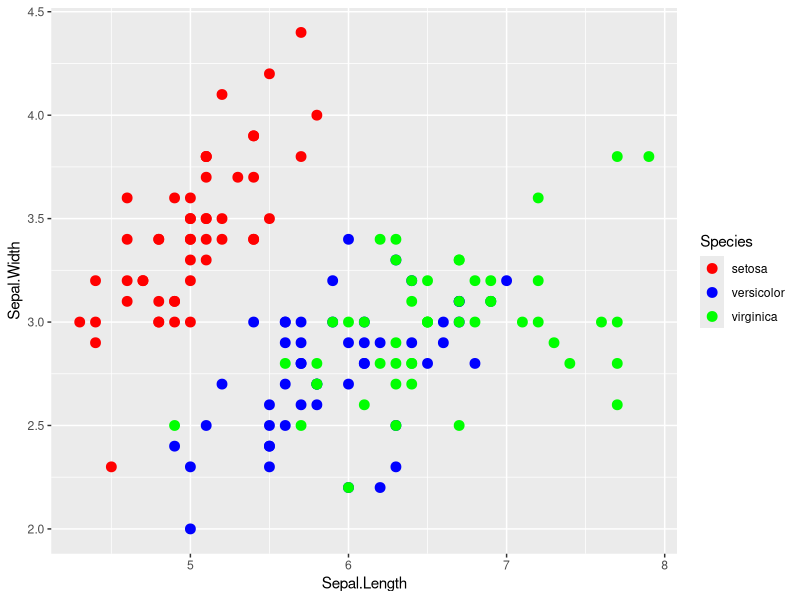
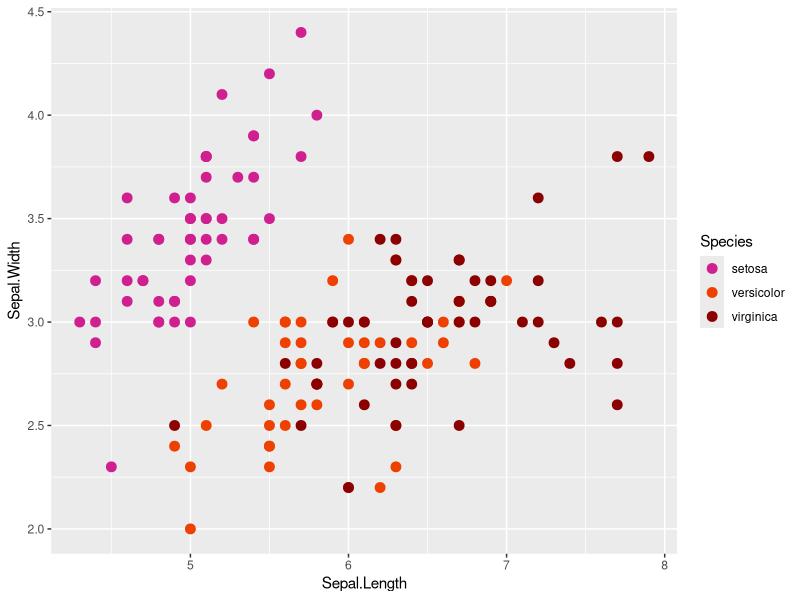
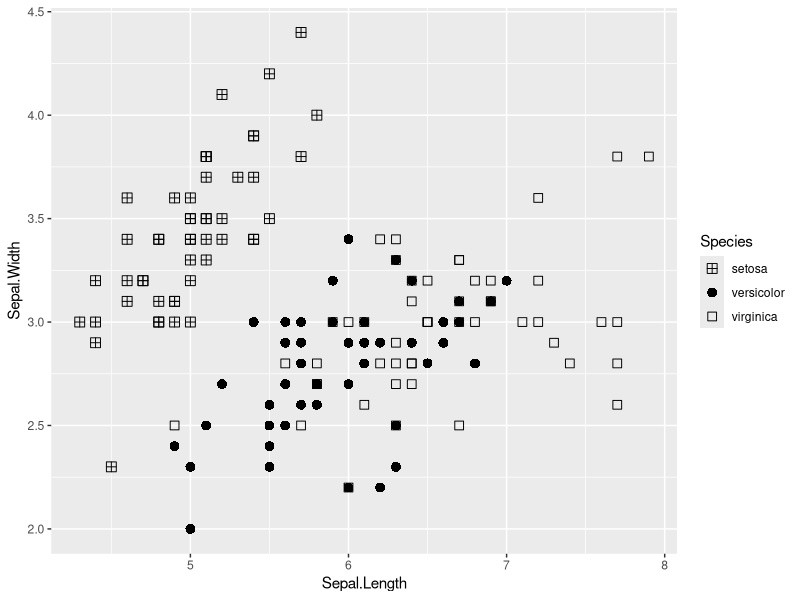

Write R code to recreate these figures, in order.
## ---- chunk 1
library(ggplot2)
p <- ggplot(iris, aes(x=Sepal.Length, y=Sepal.Width, colour = Species)) + geom_point(size=3)
levels(iris$Species) # notice the order
p + scale_colour_manual(values = c("red","blue", "green"))
p + scale_colour_manual(
  values = c("virginica" = "darkred","versicolor" = "orangered2","setosa" = "violetred"))
## ---- chunk 2
head(colours(),12) # first twelve colours
length(colours()) # how many named colours?
grep("red",colours(),value=TRUE)
## ---- chunk 3
p <- ggplot(iris, aes(x=Sepal.Length, y=Sepal.Width, shape = Species)) + geom_point(size=3)
p + scale_shape_manual(values=c(12,16 ,22))
